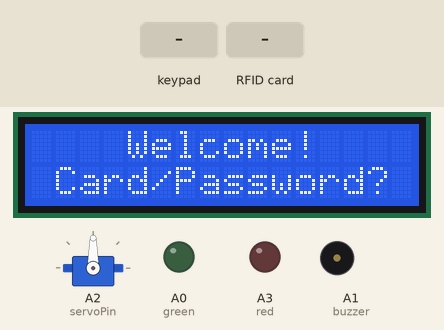
This sketch was run on a simulated Arduino Uno, built with avr-gcc and run on an emulated ATmega328P. Parts: 16×2 character LCD, servo, output pins drawn as LEDs (lit = HIGH), buzzer (waves = sounding). Inputs (shaded band) come from the test bench. Pins used as bus, display or sensor lines are not drawn.

Above: at 1.3 s.
1.4 s: keypad keys A 3 C 1 # pressed 0.4 s apart
At 3.4 s:
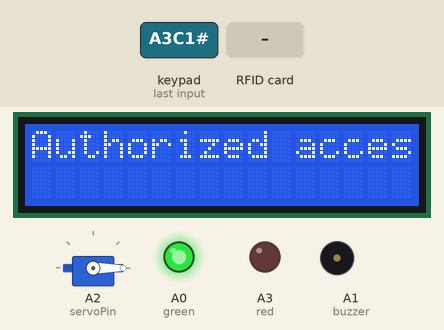
6.4 s: RFID card 5E 7A 19 C4 held to the reader
At 7.5 s:
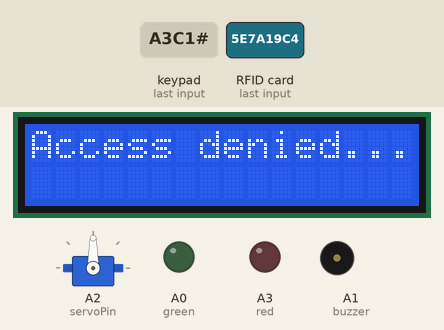
9.4 s: key '1' pressed
At 10.6 s:
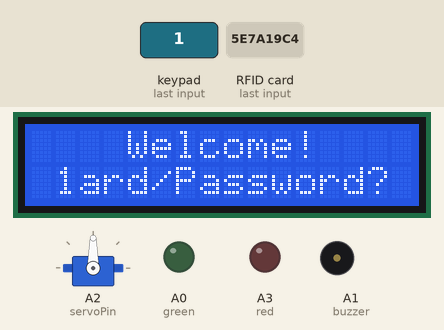
10.9 s: keypad keys A 3 C 1 * pressed 0.4 s apart
At 14.1 s:
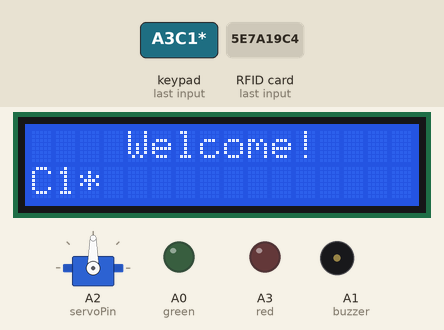
15.3 s: keypad keys A 3 C 1 pressed 0.4 s apart
At 18.4 s:
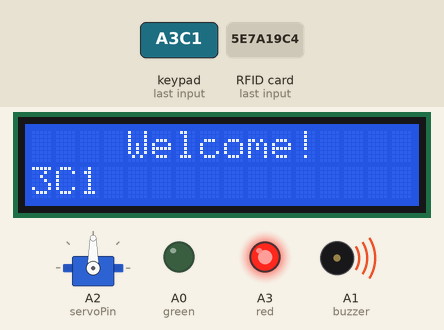
19.3 s: keypad keys C C * # pressed 0.4 s apart
At 22.6 s:
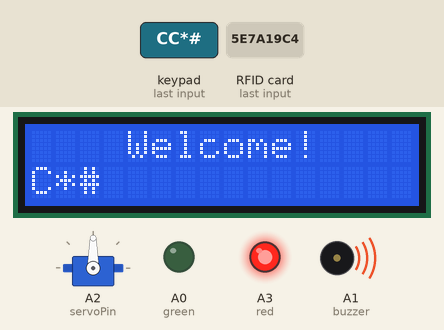
Timing chart, 0 to 24.1 s (numbered marks = the images above; inputs shaded):
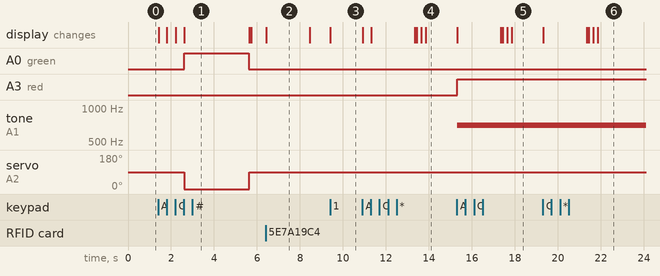

The sketch:

SystemSecurity.ino
```cpp
#include <SPI.h>
#include <MFRC522.h>
#include <LiquidCrystal_I2C.h>
#include <Keypad.h>
#include <Servo.h>

#define SS_PIN 10
#define RST_PIN 9
MFRC522 mfrc522(SS_PIN, RST_PIN);
LiquidCrystal_I2C lcd(0x27, 16, 2);

const int Password_Length = 4;
String Data; // Character to hold input
String Password = "A3C1";

// Counter for character entries
byte data_count = 0;

// Character to hold key input
char customKey;

const byte ROWS = 4;
const byte COLS = 4;

char hexaKeys[ROWS][COLS] = {
  {'1', '2', '3', 'A'},
  {'4', '5', '6', 'B'},
  {'7', '8', '9', 'C'},
  {'*', '0', '#', 'D'}
};

// Connections to Arduino
byte rowPins[ROWS] = {7, 6, 5, 4};
byte colPins[COLS] = {3, 2, 1, 0};

Keypad customKeypad = Keypad(makeKeymap(hexaKeys), rowPins, colPins, ROWS, COLS);
Servo Servo1;

int err = 0;
int change = 0;
int setNew = 0;

const int green = A0;
const int red = A3;
const int buzzer = A1;
const int servoPin = A2;

unsigned long prev = 0;
const long interval = 60000; // 1 min
unsigned long current;

void setup()
{
    lcd.init();           // initialize the lcd
    lcd.backlight();      // Turn on the LCD screen backlight
    allTimeMessage();

    SPI.begin();          // Initiate  SPI bus
    mfrc522.PCD_Init();   // Initiate MFRC522

    pinMode(red, OUTPUT);
    pinMode(green, OUTPUT);
    pinMode(buzzer, OUTPUT);

    Servo1.attach(servoPin);
}
void loop()
{
    current = millis();
    if(current - prev >= interval)
    {
        err = 0;
        prev = current;
    }
    // Look for keypress
    customKey = customKeypad.getKey();
    if(customKey)
    {
        // Enter keypress into array and increment counter
        Data += customKey;
        lcd.setCursor(data_count, 1);
        lcd.print(Data[data_count]);
        data_count++;
        if(data_count == 1)
        {
            for(int i=1; i<=15; i++)
            {
              lcd.print(" ");
            }
        }
    }

    if(data_count == 3) //change password
    {
       if(Data == "CC*")
       {
            lcd.clear();
            lcd.setCursor(0, 0);
            lcd.print("Old Password:");
            change = 1;
            data_count = 0;
            Data ="";
       }
    }

    // See if we have reached the password length
    if(data_count == Password_Length)
    {
        lcd.clear();

        if(setNew == 1)
        {
            Password = Data;
            setNew = 0;
            lcd.clear();
            lcd.setCursor(2, 0);
            lcd.print("Password set");
            lcd.setCursor(1,1);
            lcd.print("successfully!");
            delay(2000);
            allTimeMessage();
        }
        else
        {
            if(Data == Password)
            {
                if(change == 1)
                {
                    lcd.clear();
                    lcd.setCursor(0, 0);
                    lcd.print("New Password:");
                    setNew = 1;
                    change = 0;
                }
                else
                {
                    stopErr();
                    openDoor();
                    allTimeMessage();
                }
            }
            else
            {
                error();
                notOkMessage();
                allTimeMessage();
            }
        }

        data_count = 0;
        Data ="";
    }


    // Look for new cards
    if ( ! mfrc522.PICC_IsNewCardPresent())
    {
      return;
    }
    // Select one of the cards
    if ( ! mfrc522.PICC_ReadCardSerial())
    {
      return;
    }

    String content= "";
    byte letter;
    for (byte i = 0; i < mfrc522.uid.size; i++)
    {
        content.concat(String(mfrc522.uid.uidByte[i] < 0x10 ? " 0" : " "));
        content.concat(String(mfrc522.uid.uidByte[i], HEX));
    }
    content.toUpperCase();

    if (content.substring(1) == "23 83 52 13") //change here the UID of the cards that you want to give access
    {
        stopErr();
        openDoor();
        allTimeMessage();
    }
    else
    {
        error();
        notOkMessage();
        allTimeMessage();
    }
}

void error()
{
    err += 1;
    if(err == 3)
    {
        digitalWrite(red, HIGH);
        tone(buzzer, 700);
    }
}

void stopErr()
{
    if(err >= 3)
    {
        digitalWrite(red, LOW);
        noTone(buzzer);
    }
    err = 0;
}

void notOkMessage()
{
    lcd.clear();
    lcd.setCursor(0, 0);
    lcd.print("Access denied...");
    delay(2000);
}
void allTimeMessage()
{
    lcd.clear();
    lcd.setCursor(4, 0);
    lcd.print("Welcome!");
    lcd.setCursor(1,1);
    lcd.print("Card/Password?");
}

void openDoor()
{
    lcd.clear();
    lcd.setCursor(0, 0);
    lcd.print("Authorized access");
    digitalWrite(green, HIGH);
    Servo1.write(0);
    delay(3000);
    Servo1.write(90);
    digitalWrite(green, LOW);
}
```

Measured:
- after the input at 1.4 s, A0 (green): LOW → HIGH after 1.2 s, → LOW 3.0 s later; servo on A2 (servoPin): 90° → 0° after 1.2 s, → 90° 3.0 s later; the display: first changes at once (image 1 shows a later state)
- after the input at 6.4 s, the display: changes at once (image 2)
- after the input at 9.4 s, the display: changes at once (image 3)
- after the input at 10.9 s, the display: first changes at once (image 4 shows a later state)
- after the input at 15.3 s, A3 (red): LOW → HIGH at once; tone on A1 (buzzer): silent → 700 Hz at once; the display: first changes at once (image 5 shows a later state)
- after the input at 19.3 s, the display: first changes at once (image 6 shows a later state)
- what the display in image 2 shows lasts 2.1 s, from 6.4 s to 8.5 s
